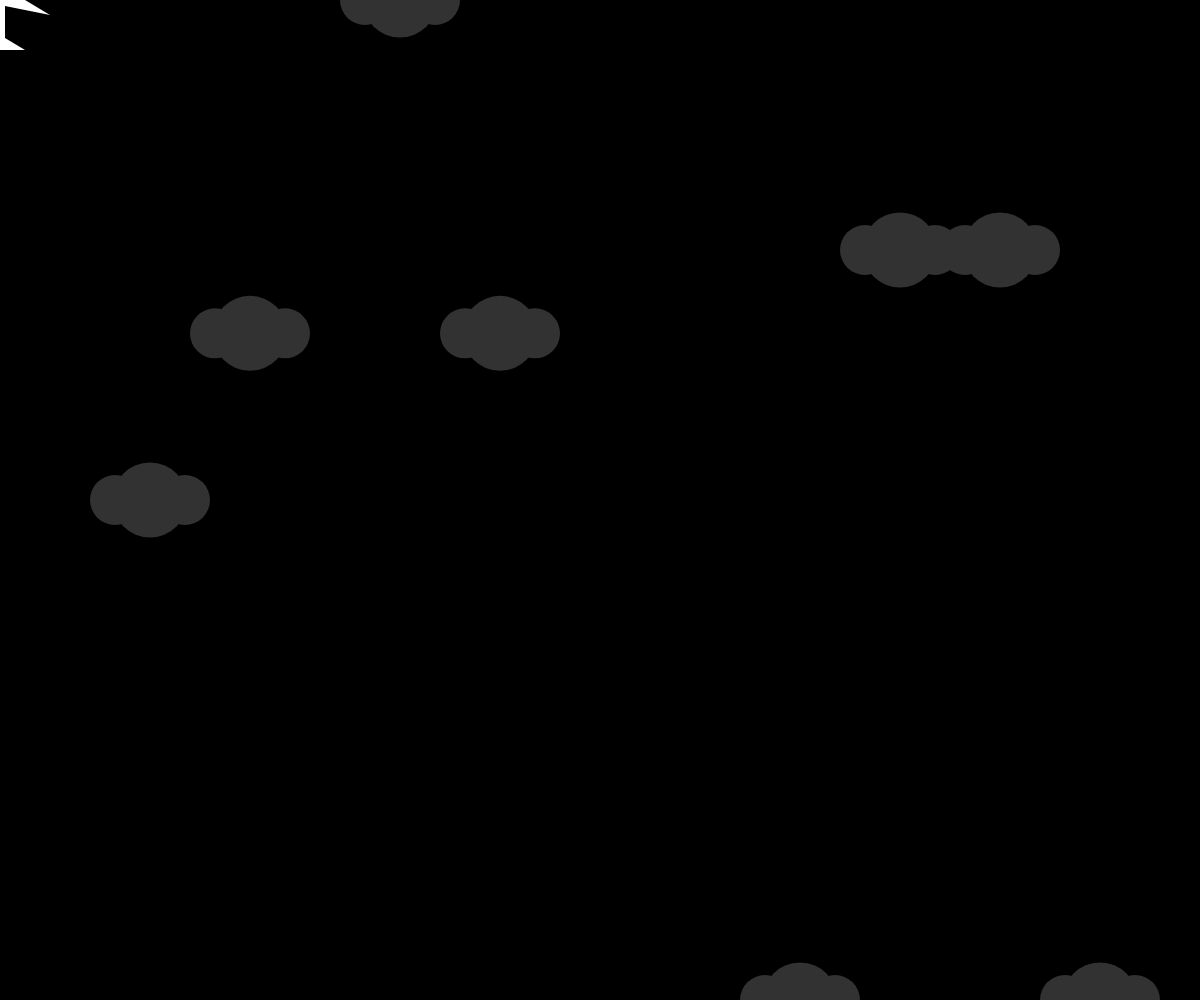
Frame 1 (no input)
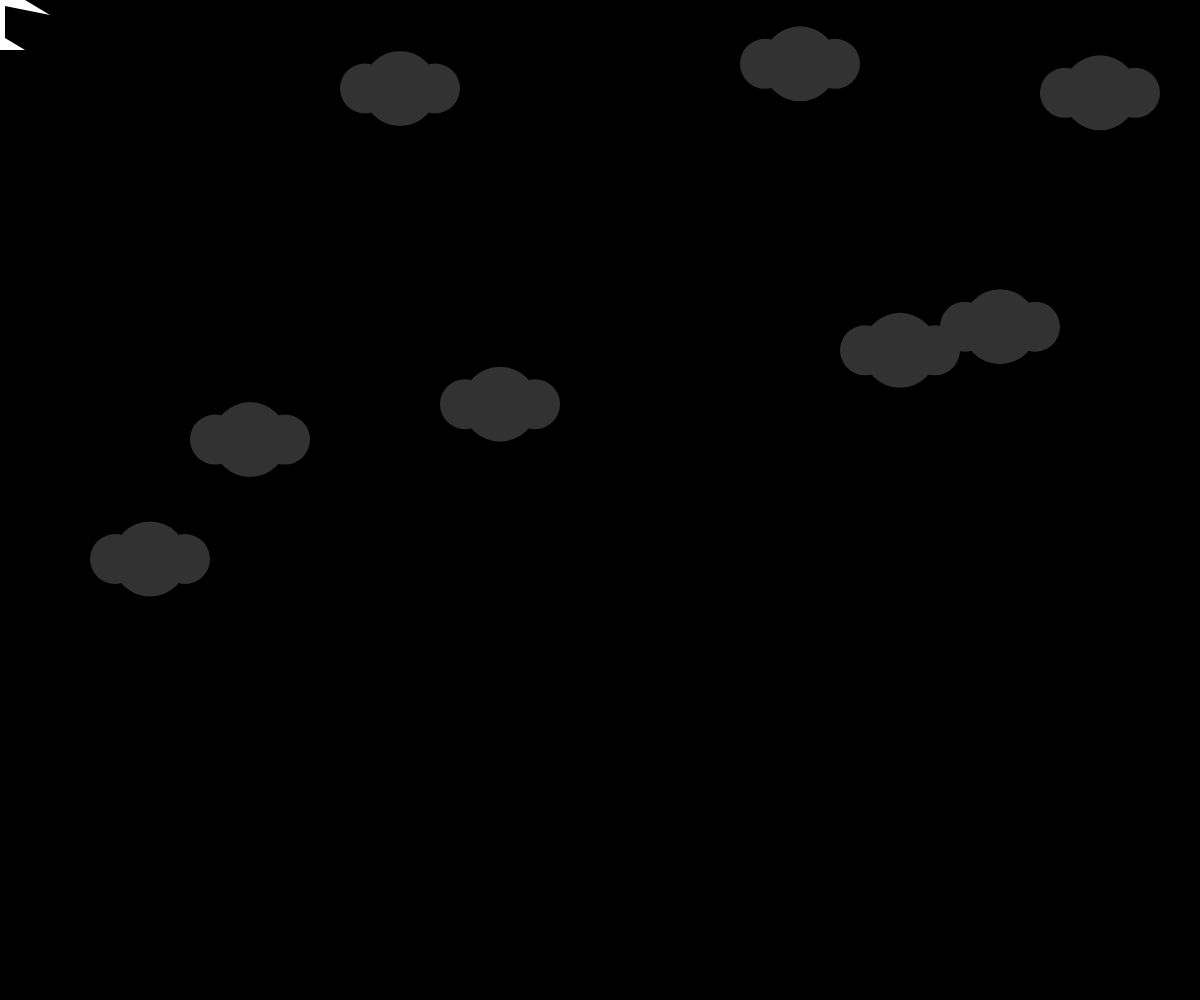
Frame 60 (no input)
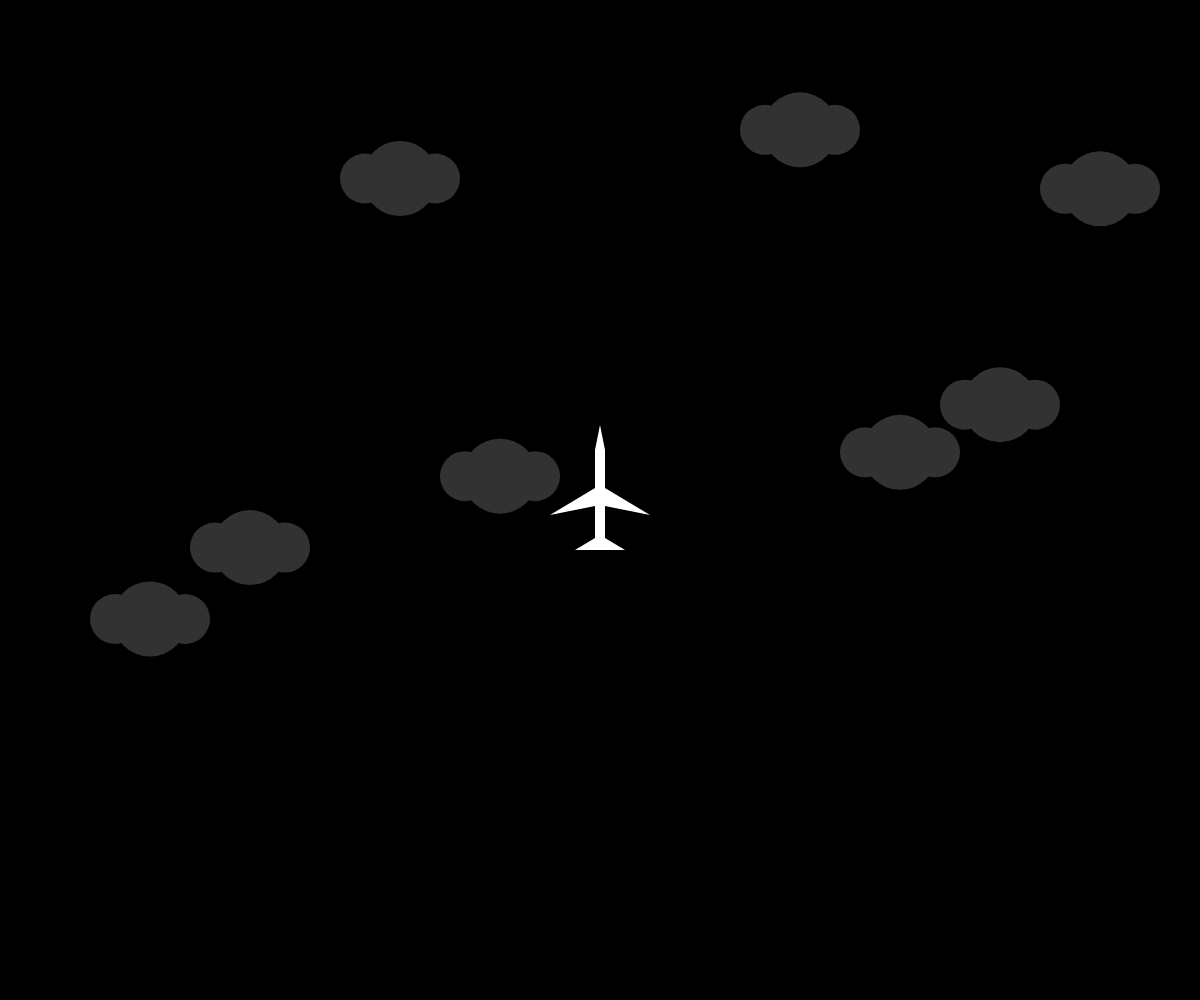
Frame 120 (the mouse pressed at the canvas centre since frame 60)

The p5.js sketch that drew these frames (run headless with seeded random() and noise() and a simulated clock; from frame 60 on, the mouse is pressed at the canvas centre):

// p5.js sketch
// ── sketch.js
let a;
let b;
let c;
let d;
let e;
let f;
let g;
let h;
let i;
let vel=0;
let by=-20;
function setup() {
  // put setup code here
  createCanvas(windowWidth, windowHeight)
  background(0)
  stroke(255);
   a = height / 2;
   b = height;
   c = height / 3;
   d = height / 4;
   e = height / 3;
   f = height / 4;
   g = 0;
   h = height;
   i = mouseY - 5;
}


function mousePressed() {

}



function draw() {
 noStroke()

background(0)

// gun
fill(255, 0, 0)
  rect(mouseX + 15, by, 5, 10)
  rect(mouseX - 20, by, 5, 10)
  by=by+vel;
  if (by < -10){
    vel=0;
  }
  // put drawing code here
  fill (255,255,255)
rect(mouseX - 5, mouseY - 50, 10, 100)
triangle(mouseX, mouseY - 15, mouseX, mouseY + 5, mouseX - 50, mouseY + 15)
triangle(mouseX, mouseY - 15, mouseX, mouseY + 5, mouseX + 50, mouseY + 15)
triangle(mouseX - 5, mouseY - 50, mouseX + 5, mouseY - 50, mouseX, mouseY - 75)
triangle(mouseX - 25, mouseY + 50, mouseX, mouseY + 35, mouseX + 25, mouseY + 50)

fill(50)
ellipse(115, a, 50, 50)
ellipse(185, a, 50, 50)
ellipse(150, a, 75, 75)
ellipse(765, b, 50, 50)
ellipse(835, b, 50, 50)
ellipse(800, b, 75, 75)
ellipse(500, c, 75, 75)
ellipse(535, c, 50, 50)
ellipse(465, c, 50, 50)
ellipse(1000, d, 75, 75)
ellipse(1035, d, 50, 50)
ellipse(965, d, 50, 50)
ellipse(215, e, 50, 50)
ellipse(285, e, 50, 50)
ellipse(250, e, 75, 75)
ellipse(865, f, 50, 50)
ellipse(935, f, 50, 50)
ellipse(900, f, 75, 75)
ellipse(400, g, 75, 75)
ellipse(435, g, 50, 50)
ellipse(365, g, 50, 50)
ellipse(1100, h, 75, 75)
ellipse(1135, h, 50, 50)
ellipse(1065, h, 50, 50)



if (mouseIsPressed) {

}

line(0, a, width, a);
  a = a + 1;
  if (a > 900) {
    a = 0;
  }
  line(0, b, width, b);
    b = b + 1.1;
    if (b > 900) {
      b = 0;
    }
    line(0, c, width, c);
      c = c + 1.2;
      if (c > 900) {
        c = 0;
      }
        line(0, d, width, d);
          d = d + 1.3;
          if (d > 900) {
            d = 0;
          }
            line(0, e, width, e);
              e = e + 1.8;
              if (e > 900) {
                e = 0;
              }
                line(0, f, width, f);
                  f = f + 1.7;
                  if (f > 900) {
                    f = 0;
                  }
                    line(0, h, width, h);
                      h = h + 1.6;
                      if (h > 900) {
                        h = 0;
                      }
                        line(0, g, width, g);
                          g = g + 1.5;
                          if (g > 900) {
                            g = 0;
                          }
                          line(0, i, width, i);
                            i = i - 2;
                            if (i > 900) {
                              i = 0;
                            }

}
function mouseReleased () {
  by = mouseY;
vel = -10;
}
